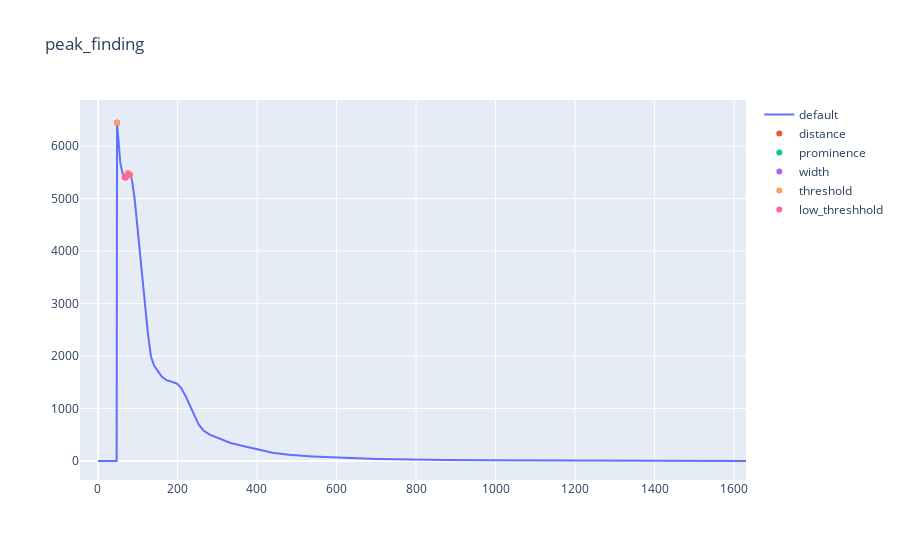

The cell this chart's notebook holds for it:
### Code cell
import numpy as np
import matplotlib.pyplot as plt 
from scipy.signal import find_peaks

x = dc.azavg[0:int(len(dc.azavg)*0.3)]
peaks, _ = find_peaks(x, distance=20)
peaks2, _ = find_peaks(x, prominence=1)      # BEST!
peaks3, _ = find_peaks(x, width=20)
peaks4, _ = find_peaks(x, threshold=0.4)     # Required vertical distance to its direct neighbouring samples, pretty useless
peaks5, _ = find_peaks(-x, width=20)     # Required vertical distance to its direct neighbouring samples, pretty useless
peaks6, _ = find_peaks(-x, threshold=0.4)     # Required vertical distance to its direct neighbouring samples, pretty useless

rows, cols= 1,1
fig = make_subplots(rows,cols)
fig.add_trace(
    go.Scatter(x=np.arange(0,len(azavg)),y=azavg, name="default"),
)
fig.add_trace(
    go.Scatter(x=peaks,y=dc.azavg[peaks], name="distance", mode='markers')  # marker={'size':10}
)
fig.add_trace(
    go.Scatter(x=peaks2,y=dc.azavg[peaks2], name="prominence", mode='markers')
)
fig.add_trace(
    go.Scatter(x=peaks3,y=dc.azavg[peaks3], name="width", mode='markers')
)
fig.add_trace(
    go.Scatter(x=peaks4,y=dc.azavg[peaks4], name="threshold", mode='markers')
)
fig.add_trace(
    go.Scatter(x=peaks5,y=dc.azavg[peaks5], name="low_width", mode='markers')
)
fig.add_trace(
    go.Scatter(x=peaks6,y=dc.azavg[peaks6], name="low_threshhold", mode='markers')
)
fig.update_layout(
    title_text="peak_finding",
    hovermode='x',
#     template="plotly_dark"
)

### Figure 1 — Plotly figure (JSON) as saved in the notebook; plotly's stock layout.template omitted (floating-point values rounded to 4 significant figures; data arrays with more than 128 entries replaced by an {"elided": "..."} marker saying what was removed)
{"data": [{"name": "default", "type": "scatter", "x": {"elided": "1631 int values"}, "y": {"elided": "1631 float values"}}, {"mode": "markers", "name": "distance", "type": "scatter", "x": [48, 75], "y": [6446.0, 5486.0]}, {"mode": "markers", "name": "prominence", "type": "scatter", "x": [48, 69, 75, 78], "y": [6446.0, 5408.0, 5486.0, 5469.0]}, {"mode": "markers", "name": "width", "type": "scatter", "x": [48], "y": [6446.0]}, {"mode": "markers", "name": "threshold", "type": "scatter", "x": [48, 69, 75, 78, 81], "y": [6446.0, 5408.0, 5486.0, 5469.0, 5453.0]}, {"mode": "markers", "name": "low_width", "type": "scatter", "x": [], "y": []}, {"mode": "markers", "name": "low_threshhold", "type": "scatter", "x": [67, 70, 77, 80], "y": [5401.0, 5403.0, 5458.0, 5452.0]}], "layout": {"hovermode": "x", "title": {"text": "peak_finding"}, "xaxis": {"anchor": "y", "domain": [0, 1]}, "yaxis": {"anchor": "x", "domain": [0, 1]}}}
